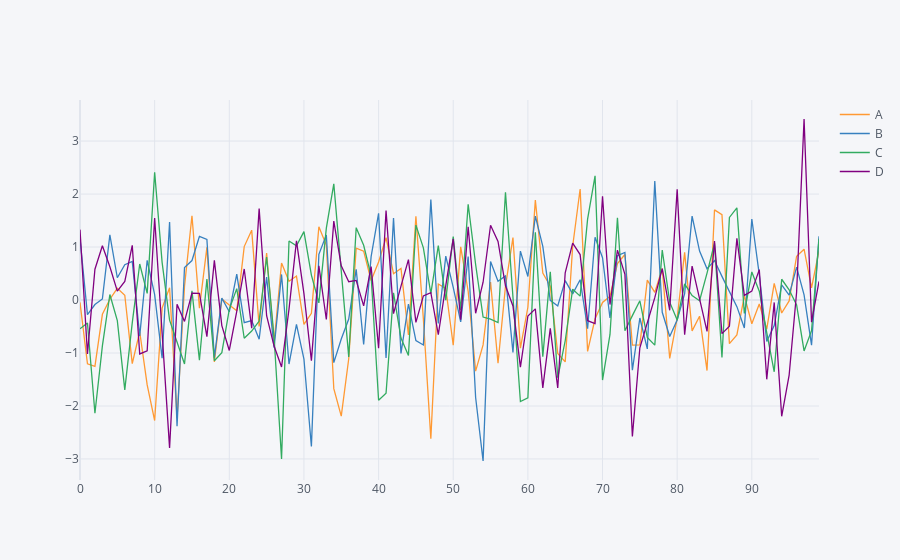

The cell this chart's notebook holds for it:
### Markdown cell above
### Creating an interactive data visualization line plot

https://github.com/santosjorge/cufflinks

### Code cell
df.iplot()
